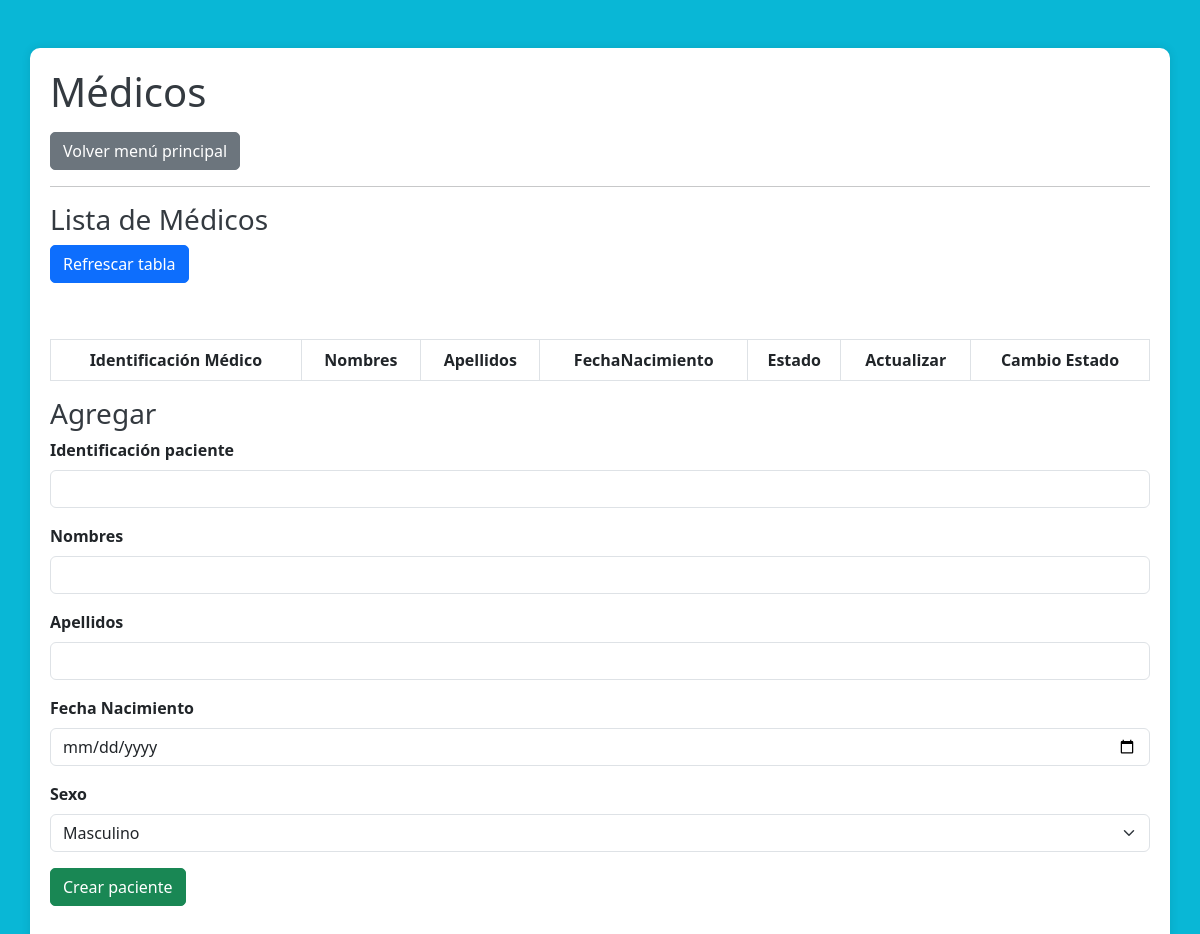
/Controlador/controladorPaciente.php, run on an earlier commit of the app's database.
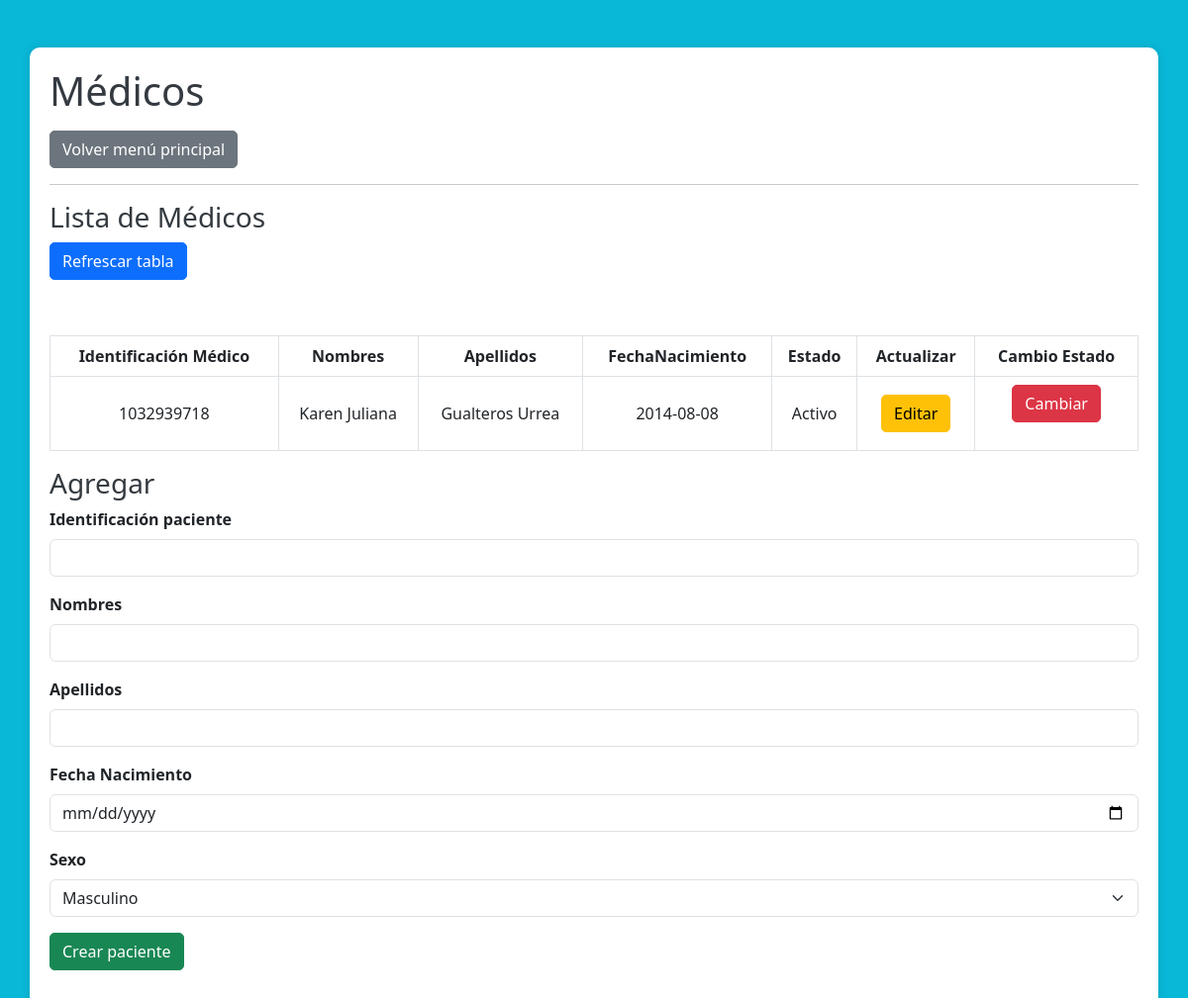
And on a later commit of the database.
### tables this page shows
CREATE TABLE `pacientes` (
  `PacIdentificacion` char(10) NOT NULL,
  `PacNombres` varchar(50) NOT NULL,
  `PacApellidos` varchar(50) NOT NULL,
  `PacFechaNacimiento` date NOT NULL,
  `PacSexo` enum('M','F') NOT NULL,
  `PacEstado` enum('Activo','Inactivo') NOT NULL DEFAULT 'Activo'
);

### Controlador/controladorPaciente.php (called while the page is built, shortened)
<?php
require_once '../Modelo/Paciente.php';
$gestorPaciente = new Paciente();
$resultado = $gestorPaciente->consultarPacientes();
include "../Vista/vistaPaciente.php";
?>

### Modelo/Conexion.php (called while the page is built)
<?php
function Conectarse(){
	$Conexion =  mysqli_connect("localhost","root","","citas");
	return $Conexion;
}
?>

### Modelo/Paciente.php (called while the page is built, shortened)
<?php
require_once 'Conexion.php';
class Paciente
{
    public function consultarPacientes()
    {
        $this->Conexion = Conectarse();
        $sql = "select * from pacientes";
        $resultado = $this->Conexion->query($sql);
        return $resultado;
    }
}

### Vista/vistaPaciente.php (the view, shortened to what this page needs)
<!DOCTYPE html>
<html lang="es">
<head>
    <link href="https://cdn.jsdelivr.net/npm/bootstrap@5.3.0/dist/css/bootstrap.min.css" rel="stylesheet">
</head>
<body>
    <div class="container mt-5">
        <h1 class="mb-3">Médicos</h1>
        <a class="btn btn-secondary" href="../index.php">Volver menú principal</a>
        <hr>
        <h3>Lista de Médicos</h3>
        <form action="../Controlador/controladorPaciente.php" method="post">
            <button class="btn btn-primary mb-3" type="submit" name="Acciones" value="Refrescar tabla">Refrescar tabla</button>
        </form>
        <div class="table-responsive mt-3">
            <table class="table table-bordered">
                <thead>
                    <tr>
                        <th>Identificación Médico</th>
                        <th>Nombres</th>
                        <th>Apellidos</th>
                        <th>FechaNacimiento</th>
                        <th>Estado</th>
                        <th>Actualizar</th>
                        <th>Cambio Estado</th>
                    </tr>
                </thead>
                <tbody>
                    <?php
                    while ($fila = mysqli_fetch_assoc($resultado)) {
                        echo "<tr>";
                        echo "<td>" . $fila['PacIdentificacion'] . "</td>";
                        echo "<td>" . $fila['PacNombres'] . "</td>";
                        echo "<td>" . $fila['PacApellidos'] . "</td>";
                        echo "<td>" . $fila['PacFechaNacimiento'] . "</td>";
                        echo "<td>" . $fila['PacEstado'] . "</td>";
                        echo '<td>
                                <button class="btn btn-warning" data-bs-toggle="modal" data-bs-target="#updateModal' . $fila['PacIdentificacion'] . '">Editar</button>
                              </td>';
                        echo '<td>
                                <form action="../Controlador/controladorPaciente.php" method="post">
                                    <input type="hidden" name="pacIdentificacion" value="' . $fila['PacIdentificacion'] . '">
                                    <button class="btn btn-danger" type="submit" name="Acciones" value="Borrar Paciente">Cambiar</button>
                                </form>
                              </td>';
                        echo "</tr>";
                    }
                    ?>
                </tbody>
            </table>
        </div>
        <div>
            <h3>Agregar</h3>
            <form action="../Controlador/controladorPaciente.php" method="post">
                <div class="mb-3">
                    <label for="PacIdentificacion" class="form-label">Identificación paciente</label>
                    <input class="form-control" id="PacIdentificacion" name="PacIdentificacion" type="text">
                </div>
                <div class="mb-3">
                    <label for="PacNombres" class="form-label">Nombres</label>
                    <input class="form-control" id="PacNombres" name="PacNombres" type="text">
                </div>
                <div class="mb-3">
                    <label for="PacApellidos" class="form-label">Apellidos</label>
                    <input class="form-control" id="PacApellidos" name="PacApellidos" type="text">
                </div>
                <div class="mb-3">
                    <label for="PacFechaNacimiento" class="form-label">Fecha Nacimiento</label>
                    <input class="form-control" id="PacFechaNacimiento" name="PacFechaNacimiento" type="date">
                </div>
                <div class="mb-3">
                    <label for="PacSexo" class="form-label">Sexo</label>
                    <select class="form-select" name="PacSexo" id="PacSexo">
                        <option value="M">Masculino</option>
                    </select>
                </div>
                <button class="btn btn-success" type="submit" name="Acciones" value="Crear Paciente">Crear paciente</button>
            </form>
        </div>
    </div>
    <br><br>
</body>
</html>

What changed in the data, as far as the page shows it:
added pacientes: PacIdentificacion "1032939718", PacNombres "Karen Juliana", PacApellidos "Gualteros Urrea", PacFechaNacimiento "2014-08-08", PacEstado "Activo"
